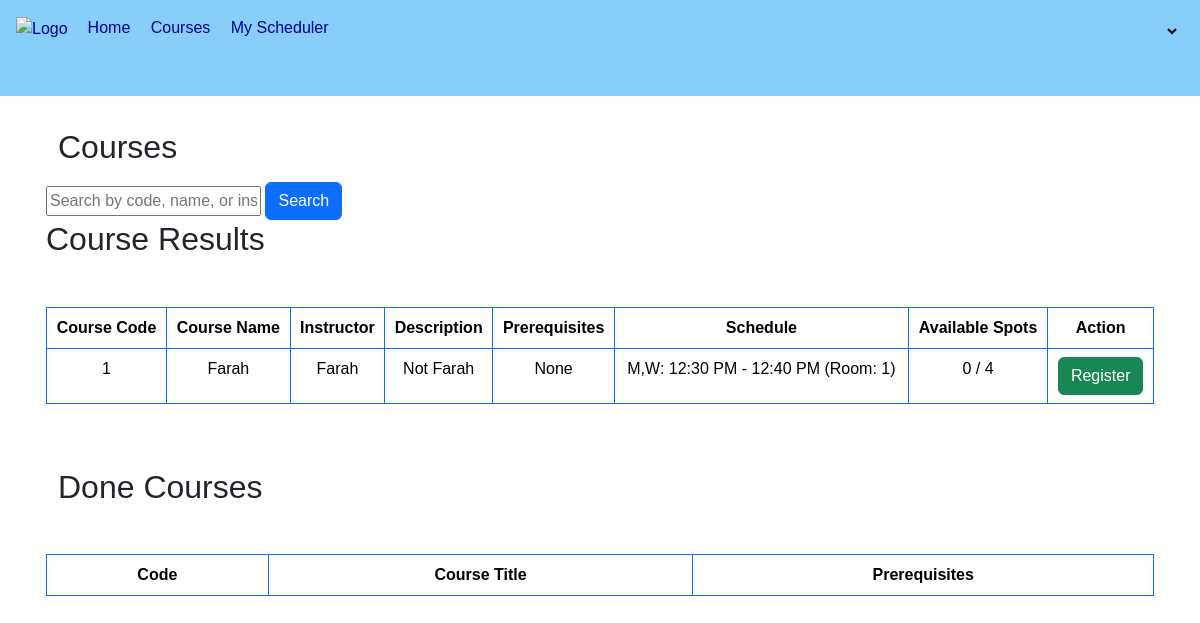
Page /courses/ on the committed database.
### courses/models.py (models this page shows, shortened)
class Course(models.Model):
    code = models.CharField(max_length=90, unique=True, primary_key=True)
    name = models.CharField(max_length=100, null=True)
    description = models.TextField(null=True)
    instructor = models.CharField(max_length=100, null=True)
    scheduled = models.ForeignKey(CourseSchedule, on_delete=models.CASCADE, related_name='courses')
    prerequisites = models.ManyToManyField('self', blank=True, symmetrical=False)
    capacity = models.IntegerField(null=True)

class CourseSchedule(models.Model):
    DAY_CHOICES = (
        ('S,T,T', 'Sunday, Tuesday, Thursday'),
        ('M,W', 'Monday, Wednesday')
    )
    days = models.CharField(max_length=50, null=True, choices=DAY_CHOICES)
    start_time = models.TimeField(null=True)
    end_time = models.TimeField(null=True)
    room_no = models.CharField(max_length=10, null=True)

### courses/views.py (the view)
# urls.py: path("",include("courses.urls")),
def courses(request):
    query = request.GET.get('search_query', '')
    courses = Course.objects.filter(
    Q(code__icontains=query) |
    Q(name__icontains=query) |
    Q(instructor__icontains=query)
)
    student = None
    registered_courses = set()
    completed_courses = []
    if 'student_id' in request.session:
        student = Student.objects.get(id=request.session['student_id'])
        registered_courses = set(StudentRegistration.objects.filter(student=student).values_list('course__code', flat=True))
        completed_courses = StudentRegistration.objects.filter(student=student, completed=True)
    course_data = []
    for course in courses:
        prerequisites_met = all(StudentRegistration.objects.filter(student=student, course=prerequisite).exists() for prerequisite in course.prerequisites.all())
        if prerequisites_met:
            registered_students_count = StudentRegistration.objects.filter(course=course).count()
            available_spots = course.capacity - registered_students_count
            course_data.append({
                'course': course,
                'available_spots': available_spots,
                'registered_students_count': registered_students_count,
                'is_registered': course.code in registered_courses,
            })
    context = {
        'student': student,
        'course_data': course_data,
        'query': query,
        'username': request.user.username,
        'completed_courses': completed_courses
    }
    return render(request, "courses/courses.html", context)

### courses/templates/courses/courses.html (shortened to what this page needs)
{% load static %}
<!DOCTYPE html>
<html lang="en">
<head>
    <link rel="stylesheet" href="https://cdn.jsdelivr.net/npm/bootstrap@5.3.3/dist/css/bootstrap.min.css">
    <link rel="stylesheet" href="{% static 'css/index.css' %}">
</head>
<body>
    <header>
        <nav>
            <div class="nav-content Content">
                <div class="ul-content">
                    <div class="mb-3">
                        <a href="{% url 'home' %}">
                            <img src="https://www.marefa.org/w/images/thumb/2/26/شعار_الجامعة.png/800px-شعار_الجامعة.png" width="60px" alt="logo">
                        </a>
                    </div>
                    <ul>
                        <li><a href="{% url 'home' %}" style="color: #00008b; text-decoration: none;">Home</a></li>
                        <li><a href="{% url 'courses' %}" style="color:#00008b;text-decoration: none;">Courses</a></li>
                        <li><a href="{% url 'my_courses' %}" style="color:#00008b;text-decoration: none;">My Scheduler</a></li>
                    </ul>
                </div>
                <div class="logout">
                    <select name="" style="background: none;" id="pageSelect" onchange="location = this.value;">
                        <option>{{ username }}</option>
                        <option value="{% url 'profile' %}">My Account</option>
                    </select>
                </div>
            </div>
        </nav>
    <div class="p-3 container">
        <div class="container">
            <h2 class="my-3 mb-3">Courses</h2>
        </div>
        <form method="get" action="{% url 'courses' %}">
            <input type="text" name="search_query" placeholder="Search by code, name, or instructor" value="{{ query }}">
            <button type="submit" class="btn btn-primary">Search</button>
        </form>
        {% if course_data %}
            <h2>Course Results</h2>
            <table class="table table-bordered mt-5 text-center border-primary text-capitalize">
                <thead>
                    <tr>
                        <th>Course Code</th>
                        <th>Course Name</th>
                        <th>Instructor</th>
                        <th>Description</th>
                        <th>Prerequisites</th>
                        <th>Schedule</th>
                        <th>Available Spots</th>
                        <th>Action</th>
                    </tr>
                </thead>
                <tbody>
                    {% for data in course_data %}
                        <tr>
                            <td>{{ data.course.code }}</td>
                            <td>{{ data.course.name }}</td>
                            <td>{{ data.course.instructor }}</td>
                            <td>{{ data.course.description }}</td>
                            <td>
                                {% if data.course.prerequisites.exists %}
                                    {{ data.course.prerequisites.all|join:", " }}
                                {% else %}
                                    None
                                {% endif %}
                            </td>
                            <td>
                                {% if data.course.scheduled %}
                                    {{ data.course.scheduled.days }}: {{ data.course.scheduled.start_time|date:"g:i A" }} - {{ data.course.scheduled.end_time|date:"g:i A" }} (Room: {{ data.course.scheduled.room_no }})
                                {% else %}
                                    No Schedule
                                {% endif %}
                            </td>
                            <td>{{ data.registered_students_count }} / {{ data.course.capacity }}</td>
                            <td>
                                {% if data.is_registered %}
                                    <form method="post" action="{% url 'delete_course' data.course.code %}">
                                        {% csrf_token %}
                                        <button type="submit" class="btn btn-danger">Unregister</button>
                                    </form>
                                {% else %}
                                    <form method="post" action="{% url 'register_course' data.course.code %}">
                                        <button type="submit" class="btn btn-success">Register</button>
                                    </form>
                                {% endif %}
                            </td>
                        </tr>
                    {% endfor %}
                </tbody>
            </table>
        {% else %}
            <p>No courses found.</p>
        {% endif %}
    </div>
    <div class="p-3 container">
        <div class="container">
            <h2 class="my-3 mb-3">Done Courses</h2>
        </div>
        <table class="table table-bordered mt-5 text-center border-primary text-capitalize">
            <thead>
                <tr>
                    <th scope="col">Code</th>
                    <th scope="col">Course Title</th>
                    <th scope="col">Prerequisites</th>
                </tr>
            </thead>
        </table>
    </div>
</header>
</body>
</html>

### static/css/index.css (style rules this page uses)
body { font-family: Arial, sans-serif; margin: 0; padding: 0; }
a { text-decoration: none; text-transform: capitalize; color:#00008b ; }
button { background-color: lightskyblue; padding: 10px; text-decoration: capitalize; }
header { height: 100vh; }
nav { height: 12vh; background-color: lightskyblue; }
.nav-content { display: flex; align-items: center; justify-content: space-between; }
.ul-content { display: flex; align-items: center; padding: 1rem; color: #fff; }
.logout { margin-right: 20px; }
nav ul { list-style-type: none; margin-left: 20px; padding: 0; }
nav ul li { display: inline; margin-right: 1rem; left: 10%; }
.logout select { border: none; margin-bottom: 10px; padding: 20px; }
.logout select option { padding: 30px; font-size: large; height: 20px; }

### rows in the picture
Course: course.code "1", course.name "Farah", course.instructor "Farah", course.description "Not Farah", shows "None", course.scheduled.days "M,W", course.scheduled.start_time "12:30 PM", course.scheduled.end_time "12:40 PM", course.scheduled.room_no "1", registered_students_count "0", course.capacity "4"
